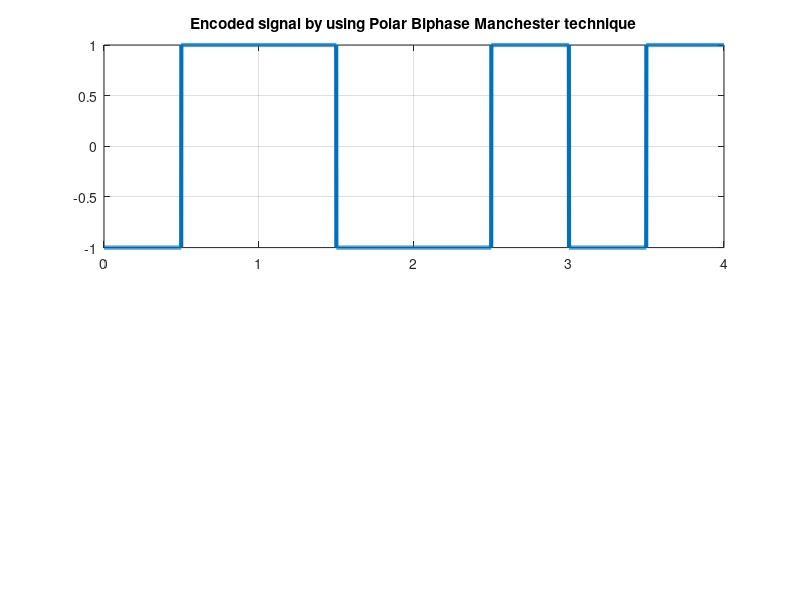

Write the MATLAB code that produced this figure.
clc;clear all;close all;

%%bits = round(rand(1,4));    %% Random bit generation.

bits=[1 0 1 1];

bitrate = 1;                %%Assume ratio = data_rate / signal_rate = 1               
n = 1000;                   %%Total descrete point in one bit/signal elements.
T = length(bits)/bitrate;   %%Highest value of x-axis.
N = length(bits)*n;         %%Total descrete point on x-axis.
dt = T/N;                   %%smallest time unit.
t = 0:dt:T - dt;            %%

x = zeros(1, N);            %%Initialization.

%%Encoding
for i=1:length(bits)
    half = ((i-1)*n) + n/2;
    if bits(i)==1
        x((i-1)*n +1 :half) = -1;
        x(half : i*n) = 1;
    else
        x((i-1)*n +1 :half) = 1;
        x(half : i*n) = -1;
        
    end
end

subplot(2,1,1);
plot(t,x,'Linewidth', 3);
ylim([-1,1]);
title('Encoded signal by using Polar Biphase Manchester technique');
grid on;


%%Decoding
y = zeros(1,length(bits));
for i=1:length(bits)
    if x((i-1)*n + 1) == -1
        y(i)=1;   
    end 
end

disp(y);